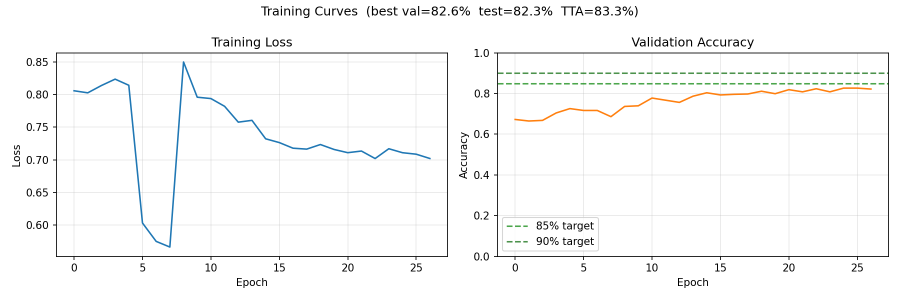
#> input picture training_curve.png, 1800 x 600 px (shown at 1/2 size)
$ python make_paper_figure.py
#> lines starting #> are read from the running program, lines starting #| are printed output that depends on the picture
from PIL import Image, ImageDraw, ImageFont

curve = Image.open('training_curve.png').convert('RGB')
cm = Image.open('confusion_matrix.png').convert('RGB')
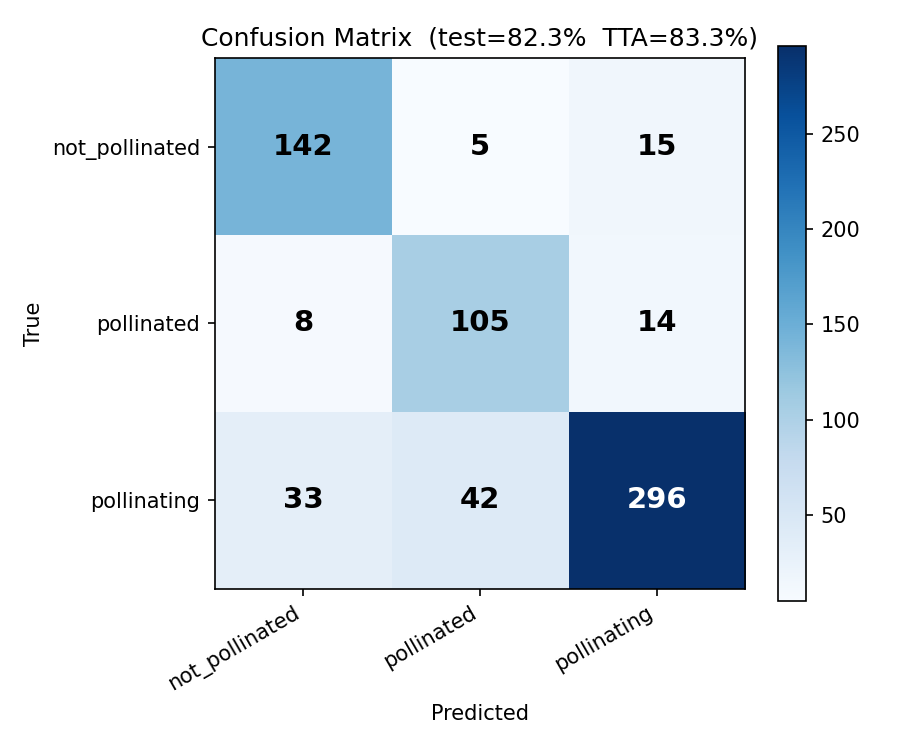
#> input picture confusion_matrix.png, 900 x 750 px

curve = curve.resize((1200, 700))
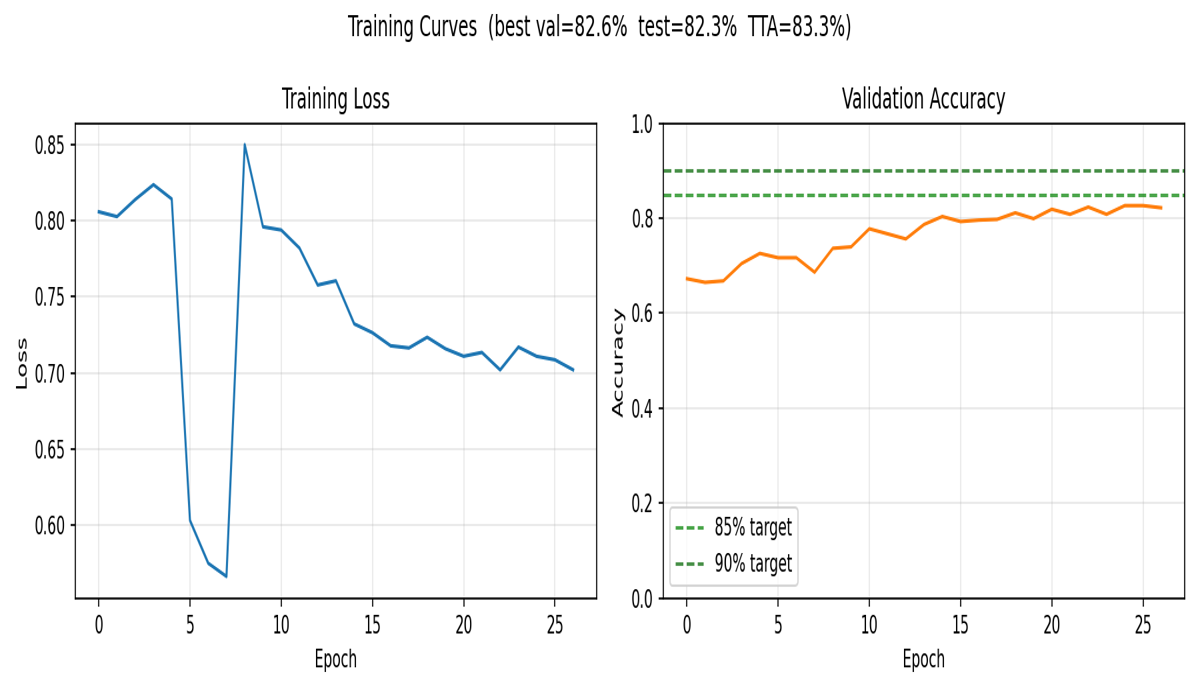
#> curve: PIL image 1200x700 RGB; mean R, G, B 248.2, 248.6, 248.3
cm = cm.resize((620, 620))
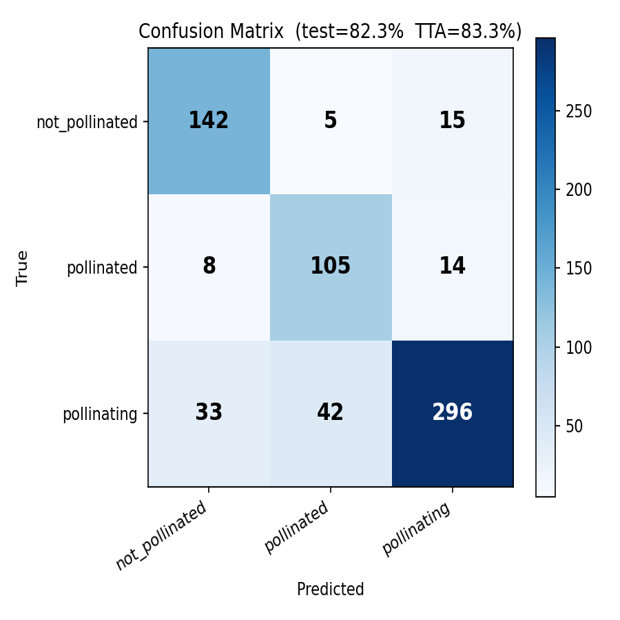
#> cm: PIL image 620x620 RGB; mean R, G, B 219.7, 229, 237.1

canvas = Image.new('RGB', (1900, 1000), 'white')
#> canvas: PIL image 1900x1000 RGB; every value is 255
draw = ImageDraw.Draw(canvas)

# Background panels
panel_color = (245, 247, 250)
for x, y, w, h in [
    (30, 120, 1280, 770),
    (1320, 120, 540, 770),
]:
    draw.rounded_rectangle((x, y, x + w, y + h), radius=25, fill=panel_color)

# Title
try:
    title_font = ImageFont.truetype('arial.ttf', 42)
    subtitle_font = ImageFont.truetype('arial.ttf', 24)
except Exception:
    title_font = ImageFont.load_default()
    subtitle_font = ImageFont.load_default()

draw.text((60, 40), 'Pollination Classification Model Performance', fill='black', font=title_font)
draw.text((60, 90), 'Training curve and confusion matrix for the final model', fill=(80, 80, 80), font=subtitle_font)

# Place actual graph images
canvas.paste(curve, (60, 150))
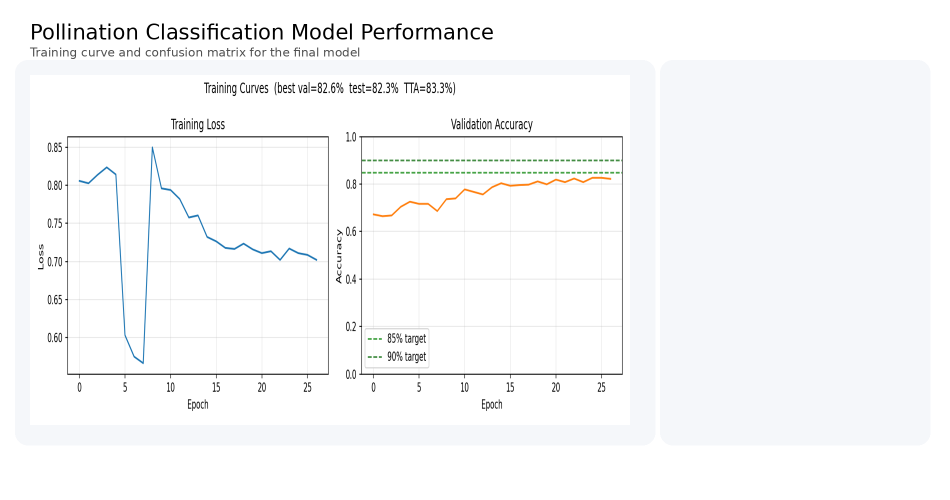
#> canvas: PIL image 1900x1000 RGB (shown at 1/2 size); mean R, G, B 247.7, 248.4, 249.2
canvas.paste(cm, (1360, 180))
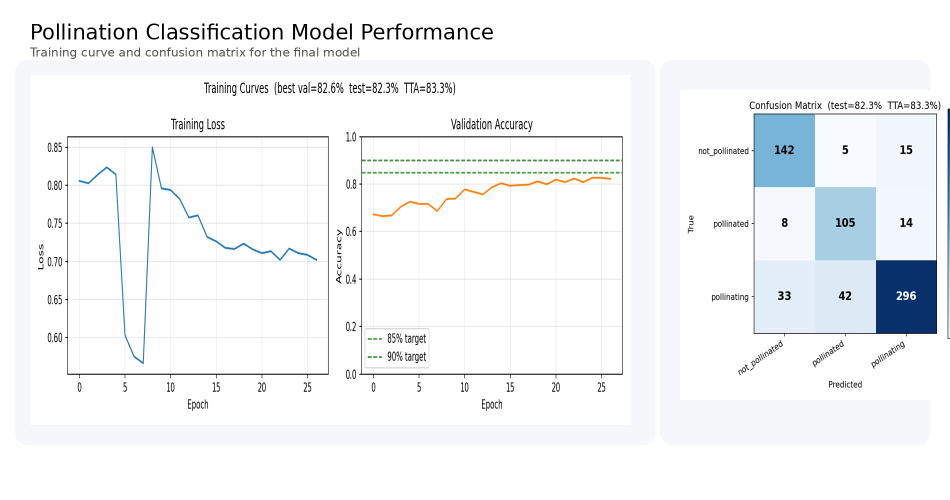
#> canvas: PIL image 1900x1000 RGB (shown at 1/2 size); mean R, G, B 242.8, 245, 246.7

# Add small labels
label_font = ImageFont.truetype('arial.ttf', 20)
draw.text((60, 150), 'A. Training curve', fill='black', font=label_font)
draw.text((1360, 180), 'B. Confusion matrix', fill='black', font=label_font)

# Add simple summary box
summary_box = (60, 860, 760, 960)
draw.rounded_rectangle(summary_box, radius=18, fill=(230, 240, 255))
draw.text((90, 885), 'Model summary', fill='black', font=title_font)
draw.text((90, 930), 'Input: bee pollination images', fill=(30, 30, 30), font=subtitle_font)
draw.text((90, 960), 'Output: 3 classes (not pollinated, pollinated, pollinating)', fill=(30, 30, 30), font=subtitle_font)

canvas.save('paper_ready_figure.png')
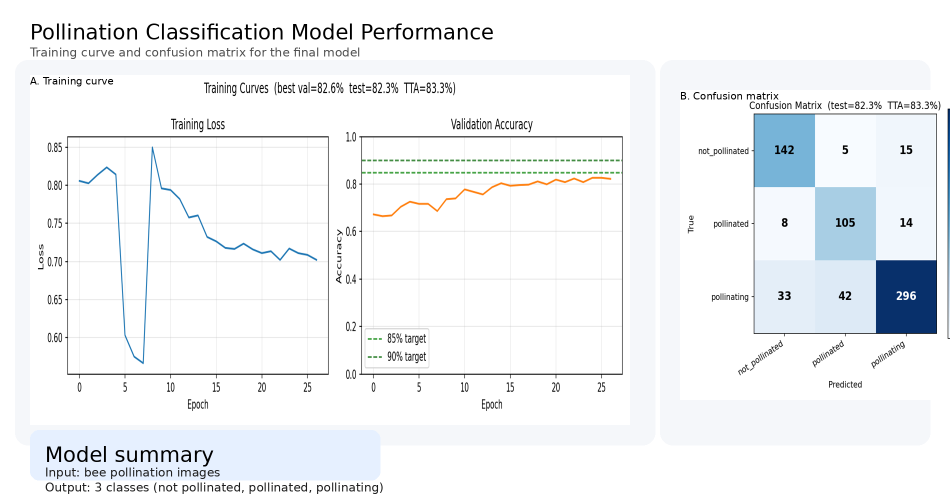
#> saved as paper_ready_figure.png: PIL image 1900x1000 RGB (shown at 1/2 size); mean R, G, B 240.9, 243.3, 245.6
print('Saved paper_ready_figure.png')
